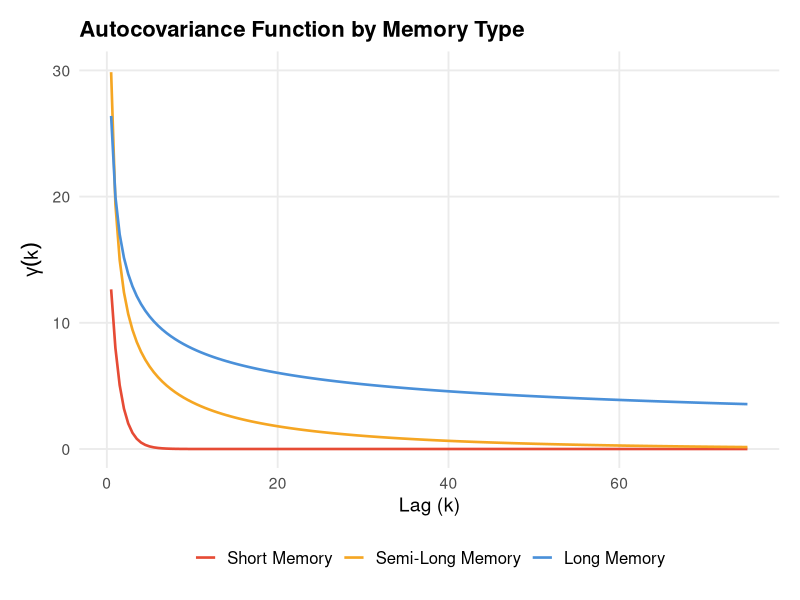

The R script that drew this image:
library(ggplot2)
library(dplyr)

k <- seq(0.5, 75, by = 0.5)   # avoid k=0, cap at 100 (1000 is overkill visually)
r1 <- 0.4
r2 <- 0.97
d <- 0.3
alpha <- 0.4
c <- 20

df <- data.frame(
  k = rep(k, 3),
  gamma = c(
    c * r1^k, # short
    c * k^(alpha - 1) * r2^k, # semi-long
    c * k^(2 * d - 1) # long
  ),
  type = rep(c("Short Memory", "Semi-Long Memory", "Long Memory"), each = length(k))
)

df$type <- factor(df$type, levels = c("Short Memory", "Semi-Long Memory", "Long Memory"))

ggplot(df, aes(x = k, y = gamma, color = type)) +
  geom_line(linewidth = 0.9) +
  scale_color_manual(
    values = c(
      "Short Memory"     = "#E64B35",
      "Semi-Long Memory" = "#F5A623",
      "Long Memory"      = "#4A90D9"
    )
  ) +
  scale_y_continuous(limits = c(0, 30)) +
  labs(
    title    = "Autocovariance Function by Memory Type",
    x        = "Lag (k)",
    y        = expression(gamma(k)),
    color    = NULL
  ) +
  theme_minimal(base_size = 14) +
  theme(
    plot.title      = element_text(face = "bold", size = 16),
    plot.subtitle   = element_text(size = 11, color = "grey40", margin = margin(b = 10)),
    legend.position = "bottom",
    legend.text     = element_text(size = 12),
    panel.grid.minor = element_blank(),
    plot.margin     = margin(15, 15, 15, 15)
  )
